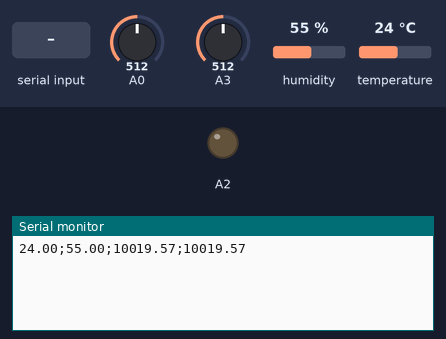
Simulated run of this sketch. Board: Arduino Uno, built with avr-gcc and run on an emulated ATmega328P. Shown: output pins drawn as LEDs (lit = HIGH), the last lines printed to the serial monitor. The inputs (shaded band) are chosen by the test bench; at power-on: humidity 55 %, A0 = 512, A3 = 512, temperature 24 °C.

Above: at 1.2 s.
1.3 s: humidity set to 22 %
At 2.6 s:
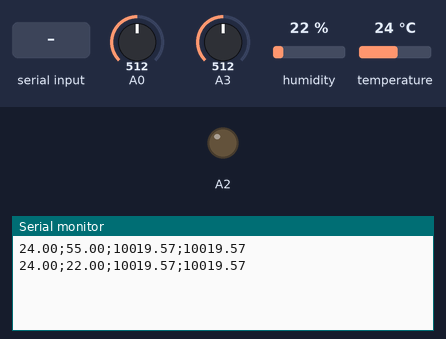
2.8 s: A0 set to 716
At 4.2 s:
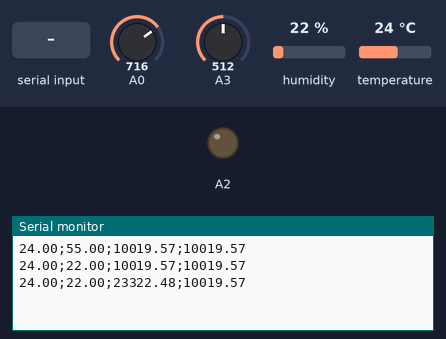
4.3 s: A3 set to 716
5.8 s: temperature set to 12 °C
At 6.8 s:
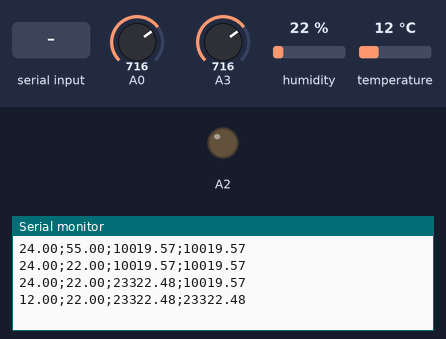
7.3 s: "1" received over Serial
9.5 s: A0 set to 992
At 10.4 s:
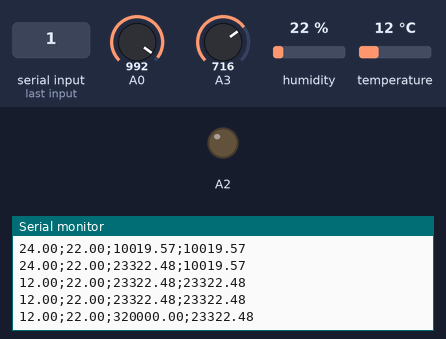
Timing chart, 0 to 12.0 s (numbered marks = the images above; inputs shaded):
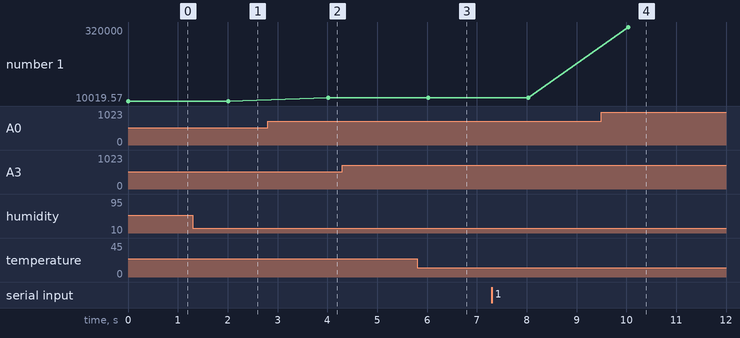

Measured:
- after the input at 1.3 s, the serial monitor: prints a new line after 0.71 s (image 1)
- after the input at 2.8 s, the serial monitor: prints a new line after 1.2 s (image 2)
- after the input at 5.8 s, the serial monitor: prints a new line after 0.23 s (image 3)
- after the input at 9.5 s, the serial monitor: prints a new line after 0.54 s (image 4)
- plotted number 1: 10019.57 → 23322.48 after the input at 2.8 s, 23322.48 → 320000 after the input at 9.5 s

The sketch:

frigo.ino
```cpp
#include "DHT.h"
#define DHTPIN 2
#define DHTTYPE DHT22
DHT dht(DHTPIN,DHTTYPE);

// déclaration des variables
    // Peltier
    float tensionTermiPeltier = 0;
    float resistanceTermiPeltier = 0;
    // Externe
    float tensionTermiExterne = 0;
    float resistanceTermiExterne = 0;
    // Interne
    float humidite = 0;
    float temperatureInterne = 0;
    // Resistance systeme
    float resistanceSysteme = 10000;
    // Sortie arduino
    int sortieRegulation = 5;

void setup() {
    Serial.begin(9600);
    dht.begin();
}

void loop() {
    //Récupération données
    tensionTermiPeltier = analogRead(A0);
    tensionTermiExterne = analogRead(A3);
    humidite = dht.readHumidity();
    temperatureInterne = dht.readTemperature();

    //calcule des résistances
    resistanceTermiPeltier = resistanceSysteme/((1023/tensionTermiPeltier)-1);
    resistanceTermiExterne = resistanceSysteme/((1023/tensionTermiExterne)-1);

    //conversion des données
    String donnees = String(temperatureInterne) + ';' + String(humidite) + ';' + String(resistanceTermiPeltier) + ';' + String(resistanceTermiExterne);
    //envoie des données
    Serial.println(donnees);


    if (Serial.available() > 0) {
        sortieRegulation = Serial.read();
        analogWrite(A2, sortieRegulation);
    }

        delay(2000);

}
```
